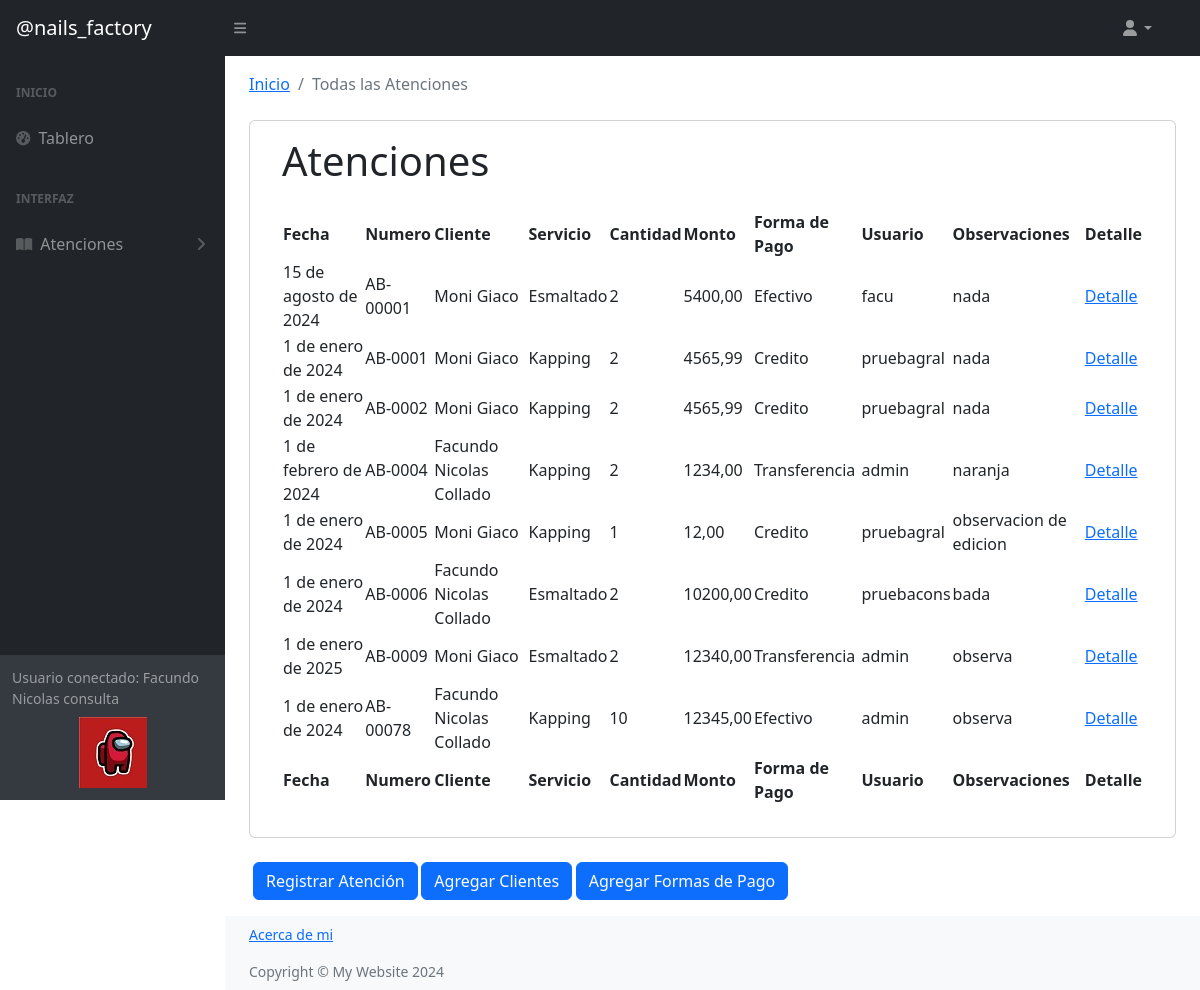
The app's page /atenciones/atenciones/listado (signed in) with its own data.
### accounts/models.py (models this page shows, shortened)
class Avatar(models.Model):
    user = models.OneToOneField(User, to_field="id", on_delete=models.CASCADE,blank=True, null=True, related_name="avatar")
    imagen = models.ImageField(upload_to="avatares", blank=True, null=True)

### atenciones/models.py (models this page shows, shortened)
class Atencion(models.Model):
    ate_numero = models.CharField(max_length=20, unique=True)
    ate_cliente = models.ForeignKey(Cliente, on_delete=models.PROTECT)
    ate_monto = models.DecimalField(max_digits=10,decimal_places=2)
    ate_observacion = models.CharField(max_length=200, null=True)
    ate_fecha = models.DateField(null=True,default=datetime.today)
    ate_servicio = models.ForeignKey(Servicio, on_delete=models.RESTRICT)
    ate_forma_pago = models.ForeignKey(FormaPago, on_delete=models.RESTRICT)
    ate_cantidad = models.IntegerField(default=1)
    ate_usuario = models.ForeignKey(User, on_delete=models.PROTECT)
    ate_imagen = models.ImageField(upload_to="atenciones", blank=True, null=True)

class Cliente(models.Model):
    cli_dni = models.IntegerField(unique=True)
    cli_nombre = models.CharField(max_length=50)
    cli_apellido = models.CharField(max_length=50)
    cli_celular = models.CharField(max_length=20)
    cli_email = models.EmailField(max_length=50,null=True)
    cli_red_social = models.CharField(max_length=50,null=True)
    cli_domicilio = models.CharField(max_length=100,null=True)
    cli_fecha_nacimiento = models.DateTimeField(null=True)
    cli_fecha_alta = models.DateTimeField(null=True)
    def __str__(self):
        return f"{self.cli_nombre} {self.cli_apellido}"

class FormaPago(models.Model):
    fp_nombre = models.CharField(max_length=30, unique=True)
    fp_interes = models.DecimalField(max_digits=5,decimal_places=2)
    def __str__(self):
        return f"{self.fp_nombre}"

### servicios/models.py (models this page shows, shortened)
class Servicio(models.Model):
    ser_nombre = models.CharField(max_length=50, unique=True)
    ser_descripcion = models.CharField(max_length=100, default="descripcion")
    ser_duracion = models.IntegerField(default=10)
    def __str__(self):
        return f"{self.ser_nombre}"

### atenciones/views.py (the view)
# urls.py: path('atenciones/listado', views.AtencionListView.as_view(),name= "ListadoAtenciones"),
class AtencionListView(LoginRequiredMixin,ListView):
    model = Atencion
    context_object_name = "atenciones"
    template_name = "atenciones/listado.html"

### atenciones/templates/atenciones/listado.html
{% extends 'core/base.html' %}
{% load static %}
{% block main %}
<main>
    <div class="container-fluid px-4">
        <div style="height: 2vh"></div>
        <ol class="breadcrumb mb-4">
            <li class="breadcrumb-item"><a href="{% url 'Inicio' %}">Inicio</a></li>
            <li class="breadcrumb-item active">Todas las Atenciones</li>
        </ol>
        <div class="card mb-4">
            <div class="card-body">
                <h1 class="mt-0 px-3">Atenciones</h1>
                <div class="card-body">
                    <table id="datatablesSimple">
                        <thead>
                            <tr>
                                <th>Fecha</th>
                                <th>Numero</th>
                                <th>Cliente</th>
                                <th>Servicio</th>
                                <th>Cantidad</th>
                                <th>Monto</th>
                                <th>Forma de Pago</th>
                                <th>Usuario</th>
                                <th>Observaciones</th>
                                <th>Detalle</th>
                            </tr>
                        </thead>
                        <tfoot>
                            <tr>
                                <th>Fecha</th>
                                <th>Numero</th>
                                <th>Cliente</th>
                                <th>Servicio</th>
                                <th>Cantidad</th>
                                <th>Monto</th>
                                <th>Forma de Pago</th>
                                <th>Usuario</th>
                                <th>Observaciones</th>
                                <th>Detalle</th>
                            </tr>
                        </tfoot>
                        <tbody>
                            {%if atenciones %}
                                {%for atencion in atenciones %}
                                    <tr>
                                        <td> {{atencion.ate_fecha}} </td>
                                        <td> {{atencion.ate_numero}} </td>
                                        <td> {{atencion.ate_cliente}} </td>
                                        <td> {{atencion.ate_servicio}} </td>
                                        <td> {{atencion.ate_cantidad}} </td>
                                        <td> {{atencion.ate_monto}} </td>
                                        <td> {{atencion.ate_forma_pago}} </td>
                                        <td> {{atencion.ate_usuario}} </td>
                                        <td> {{atencion.ate_observacion}} </td>
                                        <td> <a href="{% url 'DetalleAtencion' atencion.pk%}">Detalle</a></td>
                                    </tr>
                                {% endfor %}
                            {% endif %}
                        </tbody>
                    </table>
                </div>
            </div>
        </div>
        <div class="container-fluid px-1">
            <div class="d-flex align-items-left justify-content-between small">
                <div>
                    <a class="btn btn-primary" href="{% url 'NuevoAtencion' %}" role="button">Registrar Atención</a>
                    <a class="btn btn-primary" href="{% url 'ListadoCliente' %}" role="button">Agregar Clientes</a>
                    <a class="btn btn-primary" href="{% url 'ListadoFormaPago' %}" role="button">Agregar Formas de Pago</a>
                </div>
            </div>
        </div>
        <div style="height: 2vh"></div>
    </div>
</main>
    {% endblock main %}

### core/templates/core/base.html (shortened to what this page needs)
<!DOCTYPE html>
{% load static %}
<html lang="en">
    <head>
        <link href="https://cdn.jsdelivr.net/npm/simple-datatables@7.1.2/dist/style.min.css" rel="stylesheet" />
        <link href="{% static 'core/css/styles.css' %}" rel="stylesheet" />
    </head>
    <body class="sb-nav-fixed">
        <nav class="sb-topnav navbar navbar-expand navbar-dark bg-dark">
            <a class="navbar-brand ps-3" href="https://www.instagram.com/nailsfactory.cba/">@nails_factory</a>
            <button class="btn btn-link btn-sm order-1 order-lg-0 me-4 me-lg-0" id="sidebarToggle" href="#!"><i class="fas fa-bars"></i></button>
            <form class="d-none d-md-inline-block form-inline ms-auto me-0 me-md-3 my-2 my-md-0">
                <ul class="navbar-nav ms-auto ms-md-0 me-3 me-lg-4">
                    <li class="nav-item dropdown">
                        <a class="nav-link dropdown-toggle" id="navbarDropdown" href="#" role="button" data-bs-toggle="dropdown" aria-expanded="false"><i class="fas fa-user fa-fw"></i></a>
                    </li>
                </ul>
            </form>
        </nav>
        <div id="layoutSidenav">
            <div id="layoutSidenav_nav">
                <nav class="sb-sidenav accordion sb-sidenav-dark" id="sidenavAccordion">
                    <div class="sb-sidenav-menu">
                        <div class="nav">
                            <div class="sb-sidenav-menu-heading">Inicio</div>
                            <a class="nav-link" href="{% url 'Inicio' %}">
                                <div class="sb-nav-link-icon"><i class="fas fa-tachometer-alt"></i></div>
                                Tablero
                            </a>
                            <div class="sb-sidenav-menu-heading">Interfaz</div>
                            <a class="nav-link collapsed" href="#" data-bs-toggle="collapse" data-bs-target="#collapsePages2" aria-expanded="false" aria-controls="collapsePages2">
                                <div class="sb-nav-link-icon"><i class="fas fa-book-open"></i></div>
                                Atenciones
                                <div class="sb-sidenav-collapse-arrow"><i class="fas fa-angle-down"></i></div>
                            </a>
                        </div>
                    </div>
                    <div class="sb-sidenav-footer">
                        <div class="small">Usuario conectado:
                        {% if request.user.is_authenticated %}
                            {{ request.user.first_name }}
                            {% for grupo in request.user.groups.all %}
                                    {{ grupo.name }}
                            {% endfor %}
                    </div>
                        <div style="height: 1vh"></div>
                        <div class="img-avatar">
                            <img src="{{request.user.avatar.imagen.url}}" alt="" heigth="40px">
                        </div>
                        {% else %}
                        NONE
                        {% endif %}
                    </div>
                </nav>
            </div>
        <div id="layoutSidenav_content">
    {% block main %}
    {% endblock main %}
    <footer class="py-2 bg-light mt-auto">
        <div class="container-fluid px-4">
            <div class="d-flex align-items-left small">
                <div>
                    <a href="{% url 'About' %}"> Acerca de mi</a>
                    <div class="text-muted">Copyright &copy; My Website 2024</div>
                </div>
            </div>
        </div>
    </footer>
</body>
</html>

### records on screen
Atencion: ate_fecha "15 de agosto de 2024", ate_numero "AB-00001", ate_cliente "Moni Giaco", ate_servicio "Esmaltado", ate_cantidad "2", ate_monto "5400,00", ate_forma_pago "Efectivo", ate_usuario "facu", ate_observacion "nada"
Atencion: ate_fecha "1 de enero de 2024", ate_numero "AB-0001", ate_cliente "Moni Giaco", ate_servicio "Kapping", ate_cantidad "2", ate_monto "4565,99", ate_forma_pago "Credito", ate_usuario "pruebagral", ate_observacion "nada"
Atencion: ate_fecha "1 de enero de 2024", ate_numero "AB-0002", ate_cliente "Moni Giaco", ate_servicio "Kapping", ate_cantidad "2", ate_monto "4565,99", ate_forma_pago "Credito", ate_usuario "pruebagral", ate_observacion "nada"
Atencion: ate_fecha "1 de febrero de 2024", ate_numero "AB-0004", ate_cliente "Facundo Nicolas Collado", ate_servicio "Kapping", ate_cantidad "2", ate_monto "1234,00", ate_forma_pago "Transferencia", ate_usuario "admin", ate_observacion "naranja"
Atencion: ate_fecha "1 de enero de 2024", ate_numero "AB-0005", ate_cliente "Moni Giaco", ate_servicio "Kapping", ate_cantidad "1", ate_monto "12,00", ate_forma_pago "Credito", ate_usuario "pruebagral", ate_observacion "observacion de edicion"
Atencion: ate_fecha "1 de enero de 2024", ate_numero "AB-0006", ate_cliente "Facundo Nicolas Collado", ate_servicio "Esmaltado", ate_cantidad "2", ate_monto "10200,00", ate_forma_pago "Credito", ate_usuario "pruebacons", ate_observacion "bada"
Atencion: ate_fecha "1 de enero de 2025", ate_numero "AB-0009", ate_cliente "Moni Giaco", ate_servicio "Esmaltado", ate_cantidad "2", ate_monto "12340,00", ate_forma_pago "Transferencia", ate_usuario "admin", ate_observacion "observa"
Atencion: ate_fecha "1 de enero de 2024", ate_numero "AB-00078", ate_cliente "Facundo Nicolas Collado", ate_servicio "Kapping", ate_cantidad "10", ate_monto "12345,00", ate_forma_pago "Efectivo", ate_usuario "admin", ate_observacion "observa"

### other values on screen
{{ request.user.first_name }} "Facundo Nicolas"
{{ grupo.name }} "consulta"
